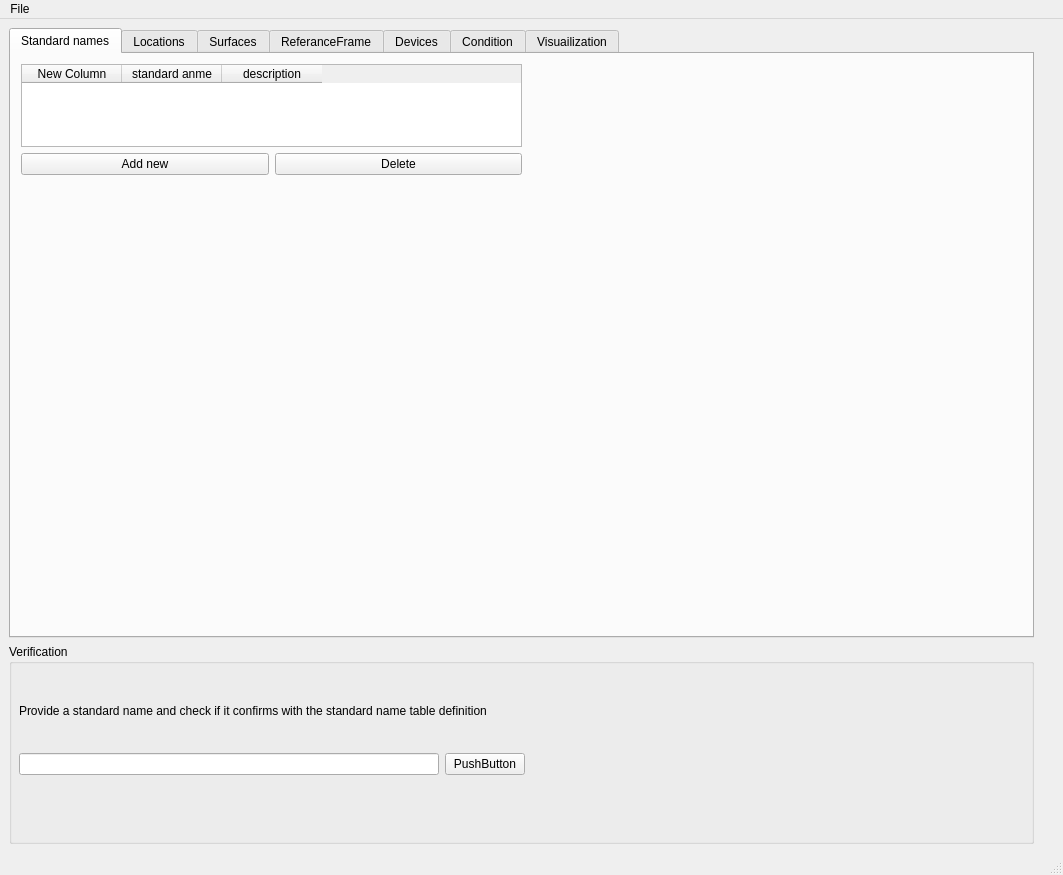
<?xml version="1.0" encoding="UTF-8"?>
<ui version="4.0">
 <class>MainWindow</class>
 <widget class="QMainWindow" name="MainWindow">
  <property name="geometry">
   <rect>
    <x>0</x>
    <y>0</y>
    <width>1063</width>
    <height>875</height>
   </rect>
  </property>
  <property name="windowTitle">
   <string>Standard Name Table Designer</string>
  </property>
  <widget class="QWidget" name="centralwidget">
   <layout class="QGridLayout" name="gridLayout">
    <item row="0" column="0">
     <widget class="QTabWidget" name="tabWidget">
      <property name="currentIndex">
       <number>0</number>
      </property>
      <widget class="QWidget" name="tab">
       <attribute name="title">
        <string>Standard names</string>
       </attribute>
       <widget class="QWidget" name="gridLayoutWidget_2">
        <property name="geometry">
         <rect>
          <x>10</x>
          <y>10</y>
          <width>501</width>
          <height>111</height>
         </rect>
        </property>
        <layout class="QGridLayout" name="gridLayout_3">
         <item row="1" column="0">
          <widget class="QPushButton" name="pushButton_3">
           <property name="text">
            <string>Add new</string>
           </property>
          </widget>
         </item>
         <item row="1" column="1">
          <widget class="QPushButton" name="pushButton_4">
           <property name="text">
            <string>Delete</string>
           </property>
          </widget>
         </item>
         <item row="0" column="0" colspan="2">
          <widget class="QTableWidget" name="tableWidget">
           <column>
            <property name="text">
             <string>New Column</string>
            </property>
           </column>
           <column>
            <property name="text">
             <string>standard anme</string>
            </property>
           </column>
           <column>
            <property name="text">
             <string>description</string>
            </property>
           </column>
          </widget>
         </item>
        </layout>
       </widget>
      </widget>
      <widget class="QWidget" name="tab_2">
       <attribute name="title">
        <string>Locations</string>
       </attribute>
       <widget class="QTableWidget" name="tableWidget_3">
        <property name="geometry">
         <rect>
          <x>20</x>
          <y>20</y>
          <width>441</width>
          <height>111</height>
         </rect>
        </property>
        <column>
         <property name="text">
          <string>name</string>
         </property>
        </column>
        <column>
         <property name="text">
          <string>description</string>
         </property>
        </column>
       </widget>
      </widget>
      <widget class="QWidget" name="tab_3">
       <attribute name="title">
        <string>Surfaces</string>
       </attribute>
       <widget class="QTableWidget" name="tableWidget_5">
        <property name="geometry">
         <rect>
          <x>10</x>
          <y>20</y>
          <width>441</width>
          <height>111</height>
         </rect>
        </property>
        <column>
         <property name="text">
          <string>name</string>
         </property>
        </column>
        <column>
         <property name="text">
          <string>description</string>
         </property>
        </column>
       </widget>
      </widget>
      <widget class="QWidget" name="tab_4">
       <attribute name="title">
        <string>ReferanceFrame</string>
       </attribute>
       <widget class="QTableWidget" name="tableWidget_6">
        <property name="geometry">
         <rect>
          <x>0</x>
          <y>0</y>
          <width>441</width>
          <height>111</height>
         </rect>
        </property>
        <column>
         <property name="text">
          <string>name</string>
         </property>
        </column>
        <column>
         <property name="text">
          <string>description</string>
         </property>
        </column>
       </widget>
      </widget>
      <widget class="QWidget" name="tab_5">
       <attribute name="title">
        <string>Devices</string>
       </attribute>
       <widget class="QGroupBox" name="groupBox_7">
        <property name="geometry">
         <rect>
          <x>30</x>
          <y>30</y>
          <width>520</width>
          <height>131</height>
         </rect>
        </property>
        <property name="title">
         <string>Standard Devices</string>
        </property>
        <widget class="QTableWidget" name="tableWidget_7">
         <property name="geometry">
          <rect>
           <x>10</x>
           <y>20</y>
           <width>441</width>
           <height>111</height>
          </rect>
         </property>
         <column>
          <property name="text">
           <string>name</string>
          </property>
         </column>
         <column>
          <property name="text">
           <string>description</string>
          </property>
         </column>
        </widget>
       </widget>
      </widget>
      <widget class="QWidget" name="tab_6">
       <attribute name="title">
        <string>Condition</string>
       </attribute>
       <widget class="QTableWidget" name="tableWidget_8">
        <property name="geometry">
         <rect>
          <x>30</x>
          <y>30</y>
          <width>441</width>
          <height>111</height>
         </rect>
        </property>
        <column>
         <property name="text">
          <string>name</string>
         </property>
        </column>
        <column>
         <property name="text">
          <string>description</string>
         </property>
        </column>
       </widget>
      </widget>
      <widget class="QWidget" name="tab_7">
       <attribute name="title">
        <string>Visuailization</string>
       </attribute>
       <widget class="QGroupBox" name="groupBox_5">
        <property name="geometry">
         <rect>
          <x>30</x>
          <y>10</y>
          <width>851</width>
          <height>541</height>
         </rect>
        </property>
        <property name="title">
         <string>Visualization</string>
        </property>
        <layout class="QVBoxLayout" name="verticalLayout_3">
         <item>
          <widget class="QPushButton" name="pushButton_2">
           <property name="text">
            <string>Update</string>
           </property>
          </widget>
         </item>
         <item>
          <layout class="QVBoxLayout" name="verticalLayout"/>
         </item>
        </layout>
       </widget>
      </widget>
     </widget>
    </item>
    <item row="1" column="0">
     <widget class="QGroupBox" name="groupBox_6">
      <property name="title">
       <string>Verification</string>
      </property>
      <widget class="QWidget" name="gridLayoutWidget">
       <property name="geometry">
        <rect>
         <x>10</x>
         <y>30</y>
         <width>506</width>
         <height>101</height>
        </rect>
       </property>
       <layout class="QGridLayout" name="gridLayout_2">
        <item row="1" column="0">
         <widget class="QLineEdit" name="lineEdit"/>
        </item>
        <item row="1" column="1">
         <widget class="QPushButton" name="pushButton">
          <property name="text">
           <string>PushButton</string>
          </property>
         </widget>
        </item>
        <item row="0" column="0" colspan="2">
         <widget class="QLabel" name="label">
          <property name="text">
           <string>Provide a standard name and check if it confirms with the standard name table definition</string>
          </property>
         </widget>
        </item>
       </layout>
      </widget>
     </widget>
    </item>
    <item row="1" column="1">
     <spacer name="verticalSpacer">
      <property name="orientation">
       <enum>Qt::Vertical</enum>
      </property>
      <property name="sizeType">
       <enum>QSizePolicy::Fixed</enum>
      </property>
      <property name="sizeHint" stdset="0">
       <size>
        <width>20</width>
        <height>200</height>
       </size>
      </property>
     </spacer>
    </item>
   </layout>
  </widget>
  <widget class="QMenuBar" name="menubar">
   <property name="geometry">
    <rect>
     <x>0</x>
     <y>0</y>
     <width>1063</width>
     <height>21</height>
    </rect>
   </property>
   <widget class="QMenu" name="menuFile">
    <property name="title">
     <string>File</string>
    </property>
    <addaction name="actionOpen"/>
    <addaction name="separator"/>
    <addaction name="actionSave"/>
    <addaction name="actionSave_as"/>
    <addaction name="separator"/>
    <addaction name="actionExit"/>
   </widget>
   <addaction name="menuFile"/>
  </widget>
  <widget class="QStatusBar" name="statusbar"/>
  <action name="actionOpen">
   <property name="text">
    <string>Open</string>
   </property>
  </action>
  <action name="actionSave">
   <property name="text">
    <string>Save</string>
   </property>
  </action>
  <action name="actionSave_as">
   <property name="text">
    <string>Save as</string>
   </property>
  </action>
  <action name="actionExit">
   <property name="text">
    <string>Exit</string>
   </property>
  </action>
 </widget>
 <resources/>
 <connections/>
</ui>
